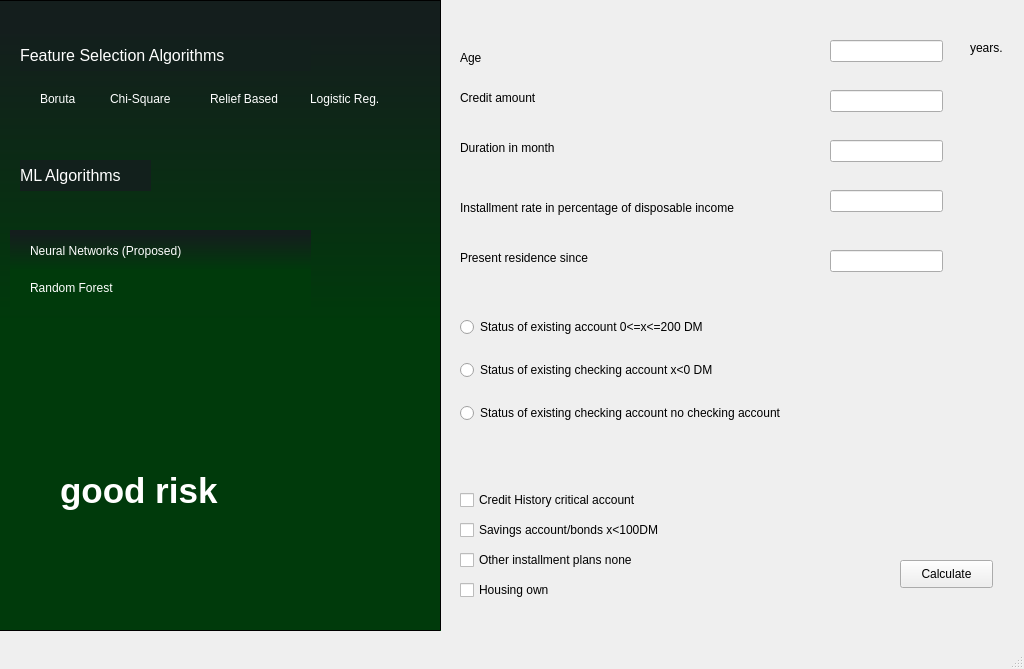
<?xml version="1.0" encoding="UTF-8"?>
<ui version="4.0">
 <class>MainWindow</class>
 <widget class="QMainWindow" name="MainWindow">
  <property name="windowModality">
   <enum>Qt::NonModal</enum>
  </property>
  <property name="enabled">
   <bool>true</bool>
  </property>
  <property name="geometry">
   <rect>
    <x>0</x>
    <y>0</y>
    <width>1024</width>
    <height>669</height>
   </rect>
  </property>
  <property name="sizePolicy">
   <sizepolicy hsizetype="Ignored" vsizetype="Ignored">
    <horstretch>0</horstretch>
    <verstretch>0</verstretch>
   </sizepolicy>
  </property>
  <property name="minimumSize">
   <size>
    <width>1024</width>
    <height>669</height>
   </size>
  </property>
  <property name="maximumSize">
   <size>
    <width>1024</width>
    <height>669</height>
   </size>
  </property>
  <property name="mouseTracking">
   <bool>false</bool>
  </property>
  <property name="windowTitle">
   <string>MainWindow</string>
  </property>
  <property name="toolButtonStyle">
   <enum>Qt::ToolButtonIconOnly</enum>
  </property>
  <property name="documentMode">
   <bool>false</bool>
  </property>
  <widget class="QWidget" name="centralwidget">
   <widget class="QFrame" name="frame">
    <property name="geometry">
     <rect>
      <x>-10</x>
      <y>0</y>
      <width>451</width>
      <height>631</height>
     </rect>
    </property>
    <property name="font">
     <font>
      <family>Franklin Gothic Heavy</family>
      <pointsize>8</pointsize>
     </font>
    </property>
    <property name="autoFillBackground">
     <bool>false</bool>
    </property>
    <property name="styleSheet">
     <string notr="true">background-color:qlineargradient(spread:pad, x1:1, y1:0.511545, x2:1, y2:0.046, stop:0 rgba(0, 58, 11, 255), stop:1 rgba(20, 30, 29, 255))</string>
    </property>
    <property name="frameShape">
     <enum>QFrame::StyledPanel</enum>
    </property>
    <property name="frameShadow">
     <enum>QFrame::Sunken</enum>
    </property>
    <widget class="QLabel" name="label">
     <property name="geometry">
      <rect>
       <x>30</x>
       <y>40</y>
       <width>291</width>
       <height>31</height>
      </rect>
     </property>
     <property name="font">
      <font>
       <family>MS Shell Dlg 2</family>
       <pointsize>12</pointsize>
       <weight>50</weight>
       <italic>false</italic>
       <bold>false</bold>
      </font>
     </property>
     <property name="autoFillBackground">
      <bool>false</bool>
     </property>
     <property name="styleSheet">
      <string notr="true">color:rgb(255, 255, 255);
font: 12pt &quot;MS Shell Dlg 2&quot;;
background-color:rgb(18, 32, 28)
</string>
     </property>
     <property name="text">
      <string>Feature Selection Algorithms</string>
     </property>
    </widget>
    <widget class="QRadioButton" name="radioButton_4">
     <property name="geometry">
      <rect>
       <x>30</x>
       <y>90</y>
       <width>66</width>
       <height>17</height>
      </rect>
     </property>
     <property name="styleSheet">
      <string notr="true">color:rgb(255, 255, 255);
background-color:transparent</string>
     </property>
     <property name="text">
      <string>Boruta</string>
     </property>
    </widget>
    <widget class="QRadioButton" name="radioButton_3">
     <property name="geometry">
      <rect>
       <x>100</x>
       <y>90</y>
       <width>90</width>
       <height>17</height>
      </rect>
     </property>
     <property name="styleSheet">
      <string notr="true">color:rgb(255, 255, 255);
background-color:transparent</string>
     </property>
     <property name="text">
      <string>Chi-Square</string>
     </property>
    </widget>
    <widget class="QRadioButton" name="radioButton_2">
     <property name="geometry">
      <rect>
       <x>200</x>
       <y>90</y>
       <width>101</width>
       <height>17</height>
      </rect>
     </property>
     <property name="autoFillBackground">
      <bool>false</bool>
     </property>
     <property name="styleSheet">
      <string notr="true">color:rgb(255, 255, 255);
background-color:transparent</string>
     </property>
     <property name="text">
      <string>Relief Based</string>
     </property>
    </widget>
    <widget class="QRadioButton" name="radioButton">
     <property name="enabled">
      <bool>true</bool>
     </property>
     <property name="geometry">
      <rect>
       <x>300</x>
       <y>90</y>
       <width>101</width>
       <height>17</height>
      </rect>
     </property>
     <property name="styleSheet">
      <string notr="true">color:rgb(255, 255, 255);
background-color:transparent</string>
     </property>
     <property name="text">
      <string>Logistic Reg.</string>
     </property>
    </widget>
    <widget class="QLabel" name="label_6">
     <property name="enabled">
      <bool>true</bool>
     </property>
     <property name="geometry">
      <rect>
       <x>70</x>
       <y>420</y>
       <width>211</width>
       <height>141</height>
      </rect>
     </property>
     <property name="font">
      <font>
       <pointsize>26</pointsize>
       <weight>75</weight>
       <bold>true</bold>
      </font>
     </property>
     <property name="styleSheet">
      <string notr="true">background-color:transparent;
color:#ffffff</string>
     </property>
     <property name="text">
      <string>good risk</string>
     </property>
    </widget>
    <widget class="QLabel" name="label_2">
     <property name="geometry">
      <rect>
       <x>30</x>
       <y>160</y>
       <width>131</width>
       <height>31</height>
      </rect>
     </property>
     <property name="font">
      <font>
       <family>MS Shell Dlg 2</family>
       <pointsize>12</pointsize>
       <weight>50</weight>
       <italic>false</italic>
       <bold>false</bold>
      </font>
     </property>
     <property name="autoFillBackground">
      <bool>false</bool>
     </property>
     <property name="styleSheet">
      <string notr="true">color:rgb(255, 255, 255);
font: 12pt &quot;MS Shell Dlg 2&quot;;
background-color:rgb(18, 32, 28)
</string>
     </property>
     <property name="text">
      <string>ML Algorithms</string>
     </property>
    </widget>
    <widget class="QWidget" name="verticalLayoutWidget">
     <property name="geometry">
      <rect>
       <x>20</x>
       <y>230</y>
       <width>301</width>
       <height>80</height>
      </rect>
     </property>
     <layout class="QVBoxLayout" name="verticalLayout">
      <item>
       <widget class="QRadioButton" name="radioButton_5">
        <property name="styleSheet">
         <string notr="true">color:rgb(255, 255, 255);
background-color:transparent</string>
        </property>
        <property name="text">
         <string>Neural Networks (Proposed)</string>
        </property>
       </widget>
      </item>
      <item>
       <widget class="QRadioButton" name="radioButton_6">
        <property name="styleSheet">
         <string notr="true">color:rgb(255, 255, 255);
background-color:transparent</string>
        </property>
        <property name="text">
         <string>Random Forest</string>
        </property>
       </widget>
      </item>
     </layout>
    </widget>
   </widget>
   <widget class="QStackedWidget" name="stackedWidget">
    <property name="geometry">
     <rect>
      <x>430</x>
      <y>-10</y>
      <width>611</width>
      <height>641</height>
     </rect>
    </property>
    <property name="currentIndex">
     <number>3</number>
    </property>
    <widget class="QWidget" name="chi_widget">
     <widget class="QLabel" name="label_10">
      <property name="geometry">
       <rect>
        <x>160</x>
        <y>30</y>
        <width>241</width>
        <height>16</height>
       </rect>
      </property>
      <property name="text">
       <string>CHİ SQUARE TEMPLATE</string>
      </property>
     </widget>
    </widget>
    <widget class="QWidget" name="logistic_widget">
     <widget class="QLabel" name="label_12">
      <property name="geometry">
       <rect>
        <x>200</x>
        <y>50</y>
        <width>211</width>
        <height>16</height>
       </rect>
      </property>
      <property name="text">
       <string>LOGISTIC REGRESSION TEMPLATE</string>
      </property>
     </widget>
    </widget>
    <widget class="QWidget" name="relief_widget">
     <widget class="QLabel" name="label_11">
      <property name="geometry">
       <rect>
        <x>220</x>
        <y>20</y>
        <width>191</width>
        <height>16</height>
       </rect>
      </property>
      <property name="text">
       <string>RELIEF BASED TEMPLATE</string>
      </property>
     </widget>
    </widget>
    <widget class="QWidget" name="boruta_widget">
     <widget class="QLabel" name="label_3">
      <property name="geometry">
       <rect>
        <x>30</x>
        <y>60</y>
        <width>55</width>
        <height>16</height>
       </rect>
      </property>
      <property name="autoFillBackground">
       <bool>false</bool>
      </property>
      <property name="styleSheet">
       <string notr="true">color:rgb(0, 0, 0);
background-color:transparent</string>
      </property>
      <property name="text">
       <string>Age</string>
      </property>
     </widget>
     <widget class="QLineEdit" name="lineEdit">
      <property name="geometry">
       <rect>
        <x>400</x>
        <y>50</y>
        <width>113</width>
        <height>22</height>
       </rect>
      </property>
     </widget>
     <widget class="QLabel" name="label_4">
      <property name="geometry">
       <rect>
        <x>540</x>
        <y>50</y>
        <width>55</width>
        <height>16</height>
       </rect>
      </property>
      <property name="text">
       <string>years.</string>
      </property>
     </widget>
     <widget class="QLabel" name="label_5">
      <property name="geometry">
       <rect>
        <x>30</x>
        <y>150</y>
        <width>111</width>
        <height>16</height>
       </rect>
      </property>
      <property name="text">
       <string>Duration in month</string>
      </property>
     </widget>
     <widget class="QLineEdit" name="lineEdit_2">
      <property name="geometry">
       <rect>
        <x>400</x>
        <y>150</y>
        <width>113</width>
        <height>22</height>
       </rect>
      </property>
     </widget>
     <widget class="QLabel" name="label_7">
      <property name="geometry">
       <rect>
        <x>30</x>
        <y>100</y>
        <width>91</width>
        <height>16</height>
       </rect>
      </property>
      <property name="text">
       <string>Credit amount</string>
      </property>
     </widget>
     <widget class="QLineEdit" name="lineEdit_3">
      <property name="geometry">
       <rect>
        <x>400</x>
        <y>100</y>
        <width>113</width>
        <height>22</height>
       </rect>
      </property>
     </widget>
     <widget class="QLabel" name="label_8">
      <property name="geometry">
       <rect>
        <x>30</x>
        <y>210</y>
        <width>311</width>
        <height>16</height>
       </rect>
      </property>
      <property name="text">
       <string>Installment rate in percentage of disposable income</string>
      </property>
     </widget>
     <widget class="QLineEdit" name="lineEdit_4">
      <property name="geometry">
       <rect>
        <x>400</x>
        <y>200</y>
        <width>113</width>
        <height>22</height>
       </rect>
      </property>
     </widget>
     <widget class="QLabel" name="label_9">
      <property name="geometry">
       <rect>
        <x>30</x>
        <y>260</y>
        <width>141</width>
        <height>16</height>
       </rect>
      </property>
      <property name="text">
       <string>Present residence since</string>
      </property>
     </widget>
     <widget class="QLineEdit" name="lineEdit_5">
      <property name="geometry">
       <rect>
        <x>400</x>
        <y>260</y>
        <width>113</width>
        <height>22</height>
       </rect>
      </property>
     </widget>
     <widget class="QCheckBox" name="checkBox_6">
      <property name="geometry">
       <rect>
        <x>30</x>
        <y>530</y>
        <width>311</width>
        <height>20</height>
       </rect>
      </property>
      <property name="text">
       <string>Savings account/bonds x&lt;100DM</string>
      </property>
     </widget>
     <widget class="QCheckBox" name="checkBox_7">
      <property name="geometry">
       <rect>
        <x>30</x>
        <y>590</y>
        <width>231</width>
        <height>20</height>
       </rect>
      </property>
      <property name="text">
       <string>Housing own</string>
      </property>
     </widget>
     <widget class="QCheckBox" name="checkBox_8">
      <property name="geometry">
       <rect>
        <x>30</x>
        <y>560</y>
        <width>221</width>
        <height>20</height>
       </rect>
      </property>
      <property name="text">
       <string>Other installment plans none</string>
      </property>
     </widget>
     <widget class="QPushButton" name="pushButton">
      <property name="geometry">
       <rect>
        <x>470</x>
        <y>570</y>
        <width>93</width>
        <height>28</height>
       </rect>
      </property>
      <property name="text">
       <string>Calculate</string>
      </property>
     </widget>
     <widget class="QWidget" name="verticalLayoutWidget_2">
      <property name="geometry">
       <rect>
        <x>30</x>
        <y>310</y>
        <width>347</width>
        <height>141</height>
       </rect>
      </property>
      <layout class="QVBoxLayout" name="verticalLayout_2">
       <item>
        <widget class="QRadioButton" name="radioButton_7">
         <property name="text">
          <string>Status of existing account 0&lt;=x&lt;=200 DM</string>
         </property>
        </widget>
       </item>
       <item>
        <widget class="QRadioButton" name="radioButton_9">
         <property name="text">
          <string>Status of existing checking account x&lt;0 DM</string>
         </property>
        </widget>
       </item>
       <item>
        <widget class="QRadioButton" name="radioButton_8">
         <property name="text">
          <string>Status of existing checking account no checking account</string>
         </property>
        </widget>
       </item>
      </layout>
     </widget>
     <widget class="QCheckBox" name="checkBox_9">
      <property name="geometry">
       <rect>
        <x>30</x>
        <y>500</y>
        <width>311</width>
        <height>20</height>
       </rect>
      </property>
      <property name="text">
       <string>Credit History critical account</string>
      </property>
     </widget>
    </widget>
   </widget>
  </widget>
  <widget class="QMenuBar" name="menubar">
   <property name="geometry">
    <rect>
     <x>0</x>
     <y>0</y>
     <width>1024</width>
     <height>21</height>
    </rect>
   </property>
  </widget>
  <widget class="QStatusBar" name="statusbar"/>
 </widget>
 <resources/>
 <connections/>
</ui>
